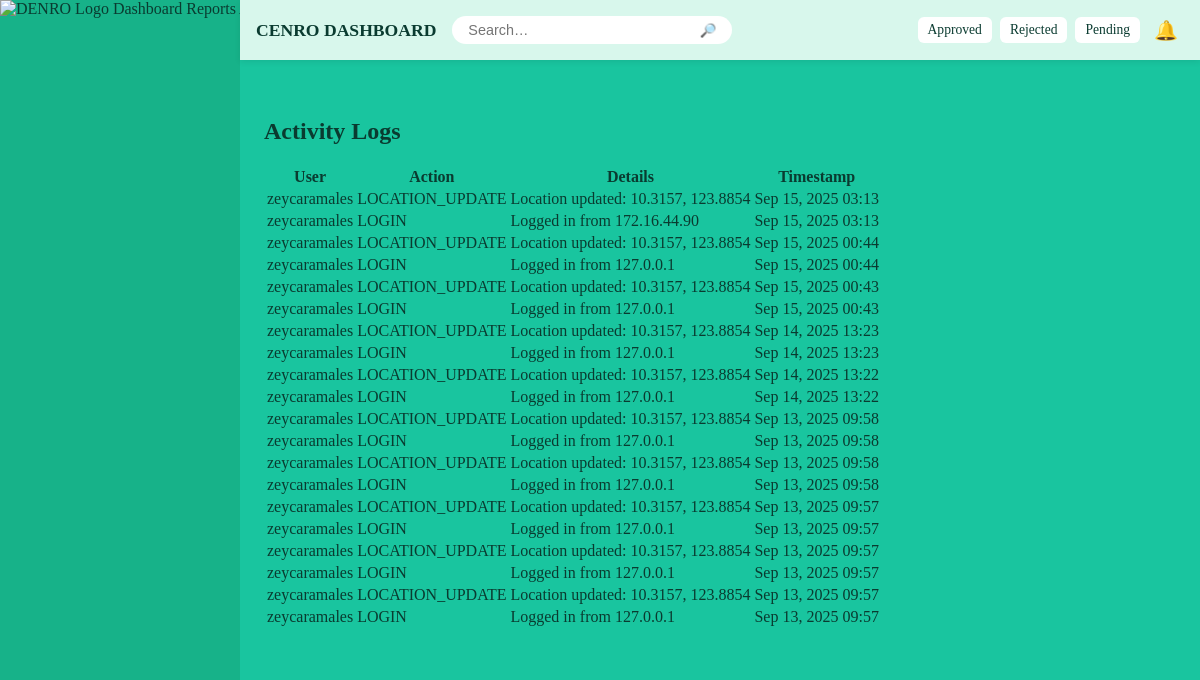
The app's page /activitylogs/user/3/ (signed in) with its own data.
### DENRO/models.py (models this page shows, shortened)
class ActivityLog(models.Model):
    user        = models.ForeignKey(
        settings.AUTH_USER_MODEL,              # ✅ use the string via settings
        on_delete=models.SET_NULL,
        null=True, blank=True,
        related_name="activity_logs",
    )
    action      = models.CharField(max_length=16, choices=ActivityAction.choices)
    details     = models.TextField(blank=True, null=True)
    ip_address  = models.GenericIPAddressField(blank=True, null=True)
    created_at  = models.DateTimeField(auto_now_add=True)
    class Meta:
        ordering = ["-created_at"]
        indexes = [
            models.Index(fields=["-created_at"]),
            models.Index(fields=["action"]),
            models.Index(fields=["user"]),
        ]

class User(AbstractUser):
    class RoleChoices(models.TextChoices):
        SUPER_ADMIN = "SUPER_ADMIN", "Super Admin"
        ADMIN = "ADMIN", "Admin"
        PENRO = "PENRO", "PENRO"
        CENRO = "CENRO", "CENRO"
        EVALUATOR = "EVALUATOR", "Evaluator"
    email = models.EmailField()
    role = models.CharField(
        max_length=20, choices=RoleChoices.choices, default=RoleChoices.ADMIN
    )
    is_approved = models.BooleanField(default=False)
    is_rejected = models.BooleanField(default=False)
    is_deactivated = models.BooleanField(default=False)
    gender = models.CharField(max_length=10, choices=[('Male', 'Male'), ('Female', 'Female')], blank=True, null=True)
    phone_number = models.CharField(max_length=20, blank=True, null=True)
    region = models.CharField(max_length=100, blank=True, null=True)
    profile_pic = models.CharField(max_length=255, blank=True, null=True)
    id_number = models.CharField(max_length=50, blank=True, null=True, unique=True)

### DENRO/views.py (the view, shortened to what this page needs)
# urls.py: path("activitylogs/user/<int:user_id>/", views.user_activity_detail, name="user_activity_detail"),
@login_required
def user_activity_detail(request, user_id):
    user = get_object_or_404(User, id=user_id)
    logs = ActivityLog.objects.filter(user=user).order_by("-created_at")[:20]
    return render(
        request,
        "ADMIN/user_activity_detail.html",
        {"user": user, "logs": logs},
    )

### DENRO/context_processors.py (called while the page is built)
def _normalize_role(raw: Any) -> str:
    if raw is None:
        return ""
    text = str(raw).upper()
    return re.sub(r"[^A-Z]", "", text)

### DENRO/templates/ADMIN/user_activity_detail.html (shortened to what this page needs)
{% extends "base.html" %} {% block content %}
<div class="content">
  <h2>Activity Logs</h2>
  <table>
    <thead>
      <tr>
        <th>User</th>
        <th>Action</th>
        <th>Details</th>
        <th>Timestamp</th>
      </tr>
    </thead>
    <tbody>
      {% for log in logs %}
      <tr>
        <td>
          <a href="#" class="user-link" data-user-id="{{ log.user.id }}">
            {{ log.user.username }}
          </a>
        </td>
        <td>{{ log.action }}</td>
        <td>{{ log.details }}</td>
        <td>{{ log.created_at|date:"M d, Y H:i" }}</td>
      </tr>
      {% empty %}
      <tr>
        <td colspan="4">No activity logs found.</td>
      </tr>
      {% endfor %}
    </tbody>
  </table>
</div>
{% endblock %}

### DENRO/static/styles/theme.css (style rules this page uses)
:root { --main-bg: #95FFDB; --bg: #19c59f; --bg-2: #25d3ab; --strip: #17b289; --panel-2: #e8f4ef; --ink: #0a3b30; --muted: #3e6b5f; --radius: 14px; --shadow: 0 8px 18px rgba(0,0,0,.10); --left-strip: 240px; }
html, body { height: 100%; overflow: hidden; margin: 0; box-sizing: border-box; -webkit-font-smoothing: antialiased; -moz-osx-font-smoothing: grayscale; color: var(--ink); }
*, *::before, *::after { box-sizing: inherit; }
body { background: linear-gradient( 90deg, var(--strip) 0 var(--left-strip), var(--bg) var(--left-strip) ); }
a { color: var(--ink); text-decoration: none; }

### DENRO/static/styles/dashboard.css (style rules this page uses)
:root { --main-bg: #19c59f; --color-text: #0a3b30; --color-text-light: #0d5145; --color-accent: #0a3b30; --panel: #d8f7ec; --panel-2: #e8f4ef; --radius: 14px; --left-strip: 240px; }

### records on screen
ActivityLog: user.username "zeycaramales", action "LOCATION_UPDATE", details "Location updated: 10.3157, 123.8854", created_at "Sep 15, 2025 03:13"
ActivityLog: user.username "zeycaramales", action "LOGIN", details "Logged in from 172.16.44.90", created_at "Sep 15, 2025 03:13"
ActivityLog: user.username "zeycaramales", action "LOCATION_UPDATE", details "Location updated: 10.3157, 123.8854", created_at "Sep 15, 2025 00:44"
ActivityLog: user.username "zeycaramales", action "LOGIN", details "Logged in from 127.0.0.1", created_at "Sep 15, 2025 00:44"
ActivityLog: user.username "zeycaramales", action "LOCATION_UPDATE", details "Location updated: 10.3157, 123.8854", created_at "Sep 15, 2025 00:43"
ActivityLog: user.username "zeycaramales", action "LOGIN", details "Logged in from 127.0.0.1", created_at "Sep 15, 2025 00:43"
ActivityLog: user.username "zeycaramales", action "LOCATION_UPDATE", details "Location updated: 10.3157, 123.8854", created_at "Sep 14, 2025 13:23"
ActivityLog: user.username "zeycaramales", action "LOGIN", details "Logged in from 127.0.0.1", created_at "Sep 14, 2025 13:23"
ActivityLog: user.username "zeycaramales", action "LOCATION_UPDATE", details "Location updated: 10.3157, 123.8854", created_at "Sep 14, 2025 13:22"
ActivityLog: user.username "zeycaramales", action "LOGIN", details "Logged in from 127.0.0.1", created_at "Sep 14, 2025 13:22"
ActivityLog: user.username "zeycaramales", action "LOCATION_UPDATE", details "Location updated: 10.3157, 123.8854", created_at "Sep 13, 2025 09:58"
ActivityLog: user.username "zeycaramales", action "LOGIN", details "Logged in from 127.0.0.1", created_at "Sep 13, 2025 09:58"
ActivityLog: user.username "zeycaramales", action "LOCATION_UPDATE", details "Location updated: 10.3157, 123.8854", created_at "Sep 13, 2025 09:58"
ActivityLog: user.username "zeycaramales", action "LOGIN", details "Logged in from 127.0.0.1", created_at "Sep 13, 2025 09:58"
ActivityLog: user.username "zeycaramales", action "LOCATION_UPDATE", details "Location updated: 10.3157, 123.8854", created_at "Sep 13, 2025 09:57"
ActivityLog: user.username "zeycaramales", action "LOGIN", details "Logged in from 127.0.0.1", created_at "Sep 13, 2025 09:57"
ActivityLog: user.username "zeycaramales", action "LOCATION_UPDATE", details "Location updated: 10.3157, 123.8854", created_at "Sep 13, 2025 09:57"
ActivityLog: user.username "zeycaramales", action "LOGIN", details "Logged in from 127.0.0.1", created_at "Sep 13, 2025 09:57"
ActivityLog: user.username "zeycaramales", action "LOCATION_UPDATE", details "Location updated: 10.3157, 123.8854", created_at "Sep 13, 2025 09:57"
ActivityLog: user.username "zeycaramales", action "LOGIN", details "Logged in from 127.0.0.1", created_at "Sep 13, 2025 09:57"
